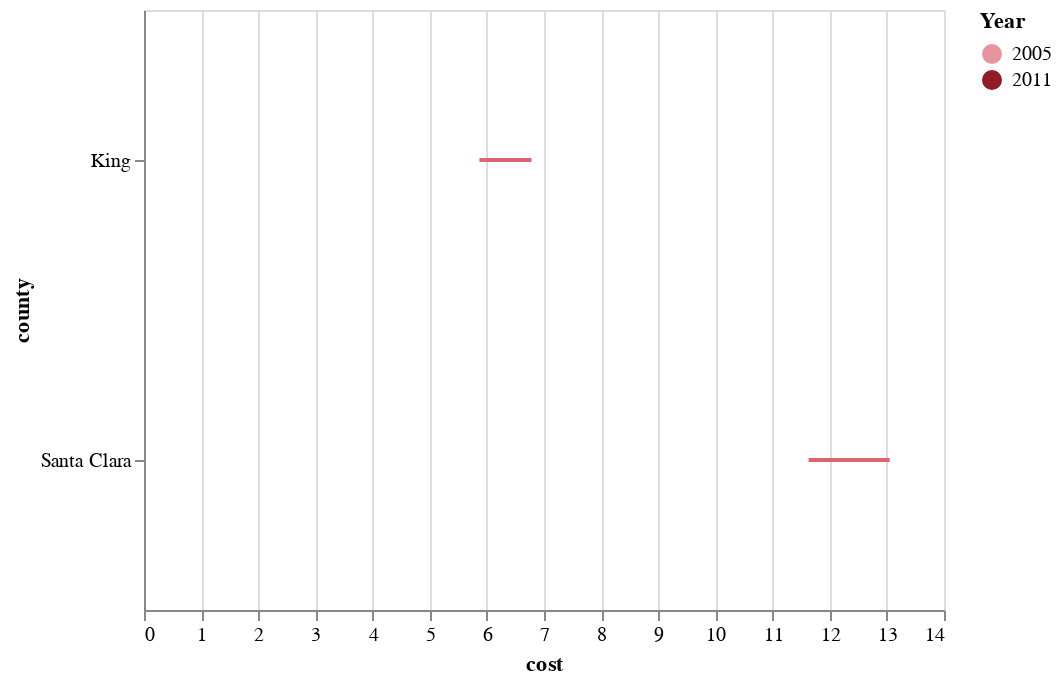

The notebook cell saved with this chart:
### Markdown cell above
$\beta_{0}$: Mean cost of energy in Seattle prior to 2008 (cents per kwh) \
$\beta_{Treatment}$: Difference in cost of energy between the two counties prior to 2008 (cents per kwh)\
$\beta_{Post}$: Difference in Seattle's average cost of energy before and after 2008 (cents per kwh)\
$\beta_{Treatment * Post}$: Difference in difference estimate of the effect of the carbon tax on the cost of energy\

According to this model, the cost of energy increased by 0.43 cents per killowatt-hour due to the implementation of the carbon tax. A modest increase considering the heavy taxes burdened by gass and power companies. Again let us visualize the data.

### Code cell
chart = alt.layer(
    data=df
).transform_filter(
    filter={"field": 'county',
            "oneOf": ["Santa Clara", "King"]}
).transform_filter(
    filter={'field': 'Year',
            "oneOf": [2005, 2011]}
)

chart += alt.Chart().mark_line(color='#db646f').encode(
    x='cost:Q',
    y='county:N',
    detail='county:N'
)

chart += alt.Chart().mark_point(
    size=100,
    opacity=1,
    filled=True
).encode(
    x='cost:Q',
    y='county:N',
    color=alt.Color('Year:O',
        scale=alt.Scale(
            domain=['2005', '2011'],
            range=['#e6959c', '#911a24']
        )
    )
).interactive()

chart

### Figure 1 — Vega-Lite specification as saved in the notebook (floating-point values rounded to 4 significant figures)
{"$schema": "https://vega.github.io/schema/vega-lite/v3.4.0.json", "config": {"mark": {"tooltip": null}, "view": {"height": 300, "width": 400}}, "data": {"name": "data-06e6aa4ca017e1e3706bf5c21510397f"}, "datasets": {"data-06e6aa4ca017e1e3706bf5c21510397f": [{"Year": 2003, "aqi": 12.06, "cost": 11.78, "county": "Santa Clara", "electricity": 15180.0, "gas": 482.4, "post": 0, "treatment": 1}, {"Year": 2004, "aqi": 10.71, "cost": 11.35, "county": "Santa Clara", "electricity": 15360.0, "gas": 510.8, "post": 0, "treatment": 1}, {"Year": 2005, "aqi": 10.97, "cost": 11.63, "county": "Santa Clara", "electricity": 15570.0, "gas": 462.9, "post": 0, "treatment": 1}, {"Year": 2006, "aqi": 8.39, "cost": 12.82, "county": "Santa Clara", "electricity": 16060.0, "gas": 485.1, "post": 0, "treatment": 1}, {"Year": 2007, "aqi": 7.95, "cost": 12.8, "county": "Santa Clara", "electricity": 16460.0, "gas": 472.2, "post": 0, "treatment": 1}, {"Year": 2008, "aqi": 7.83, "cost": 12.49, "county": "Santa Clara", "electricity": 16730.0, "gas": 473.2, "post": 1, "treatment": 1}, {"Year": 2009, "aqi": 6.86, "cost": 13.24, "county": "Santa Clara", "electricity": 16560.0, "gas": 461.9, "post": 1, "treatment": 1}, {"Year": 2010, "aqi": 5.95, "cost": 13.01, "county": "Santa Clara", "electricity": 16270.0, "gas": 457.6, "post": 1, "treatment": 1}, {"Year": 2011, "aqi": 7.04, "cost": 13.05, "county": "Santa Clara", "electricity": 16550.0, "gas": 471.7, "post": 1, "treatment": 1}, {"Year": 2012, "aqi": 6.73, "cost": 13.53, "county": "Santa Clara", "electricity": 16510.0, "gas": 454.6, "post": 1, "treatment": 1}, {"Year": 2013, "aqi": 7.59, "cost": 14.3, "county": "Santa Clara", "electricity": 16580.0, "gas": 465.9, "post": 1, "treatment": 1}, {"Year": 2003, "aqi": 21.62, "cost": 5.86, "county": "King", "electricity": 19340.0, "gas": 600.1, "post": 0, "treatment": 0}, {"Year": 2004, "aqi": 19.42, "cost": 5.8, "county": "King", "electricity": 19520.0, "gas": 591.1, "post": 0, "treatment": 0}, {"Year": 2005, "aqi": 19.45, "cost": 5.87, "county": "King", "electricity": 19930.0, "gas": 602.1, "post": 0, "treatment": 0}, {"Year": 2006, "aqi": 13.67, "cost": 6.14, "county": "King", "electricity": 20510.0, "gas": 620.1, "post": 0, "treatment": 0}, {"Year": 2007, "aqi": 10.62, "cost": 6.37, "county": "King", "electricity": 20930.0, "gas": 648.2, "post": 0, "treatment": 0}, {"Year": 2008, "aqi": 9.45, "cost": 6.55, "county": "King", "electricity": 21250.0, "gas": 671.2, "post": 1, "treatment": 0}, {"Year": 2009, "aqi": 8.27, "cost": 6.59, "county": "King", "electricity": 21190.0, "gas": 656.2, "post": 1, "treatment": 0}, {"Year": 2010, "aqi": 3.41, "cost": 6.66, "county": "King", "electricity": 21390.0, "gas": 651.9, "post": 1, "treatment": 0}, {"Year": 2011, "aqi": 3.43, "cost": 6.78, "county": "King", "electricity": 21410.0, "gas": 641.8, "post": 1, "treatment": 0}, {"Year": 2012, "aqi": 3.18, "cost": 6.94, "county": "King", "electricity": 21400.0, "gas": 673.2, "post": 1, "treatment": 0}, {"Year": 2013, "aqi": 3.41, "cost": 7.09, "county": "King", "electricity": 21460.0, "gas": 670.6, "post": 1, "treatment": 0}]}, "layer": [{"encoding": {"detail": {"field": "county", "type": "nominal"}, "x": {"field": "cost", "type": "quantitative"}, "y": {"field": "county", "type": "nominal"}}, "mark": {"color": "#db646f", "type": "line"}}, {"encoding": {"color": {"field": "Year", "scale": {"domain": ["2005", "2011"], "range": ["#e6959c", "#911a24"]}, "type": "ordinal"}, "x": {"field": "cost", "type": "quantitative"}, "y": {"field": "county", "type": "nominal"}}, "mark": {"filled": true, "opacity": 1, "size": 100, "type": "point"}, "selection": {"selector011": {"bind": "scales", "encodings": ["x", "y"], "type": "interval"}}}], "transform": [{"filter": {"field": "county", "oneOf": ["Santa Clara", "King"]}}, {"filter": {"field": "Year", "oneOf": [2005, 2011]}}]}
